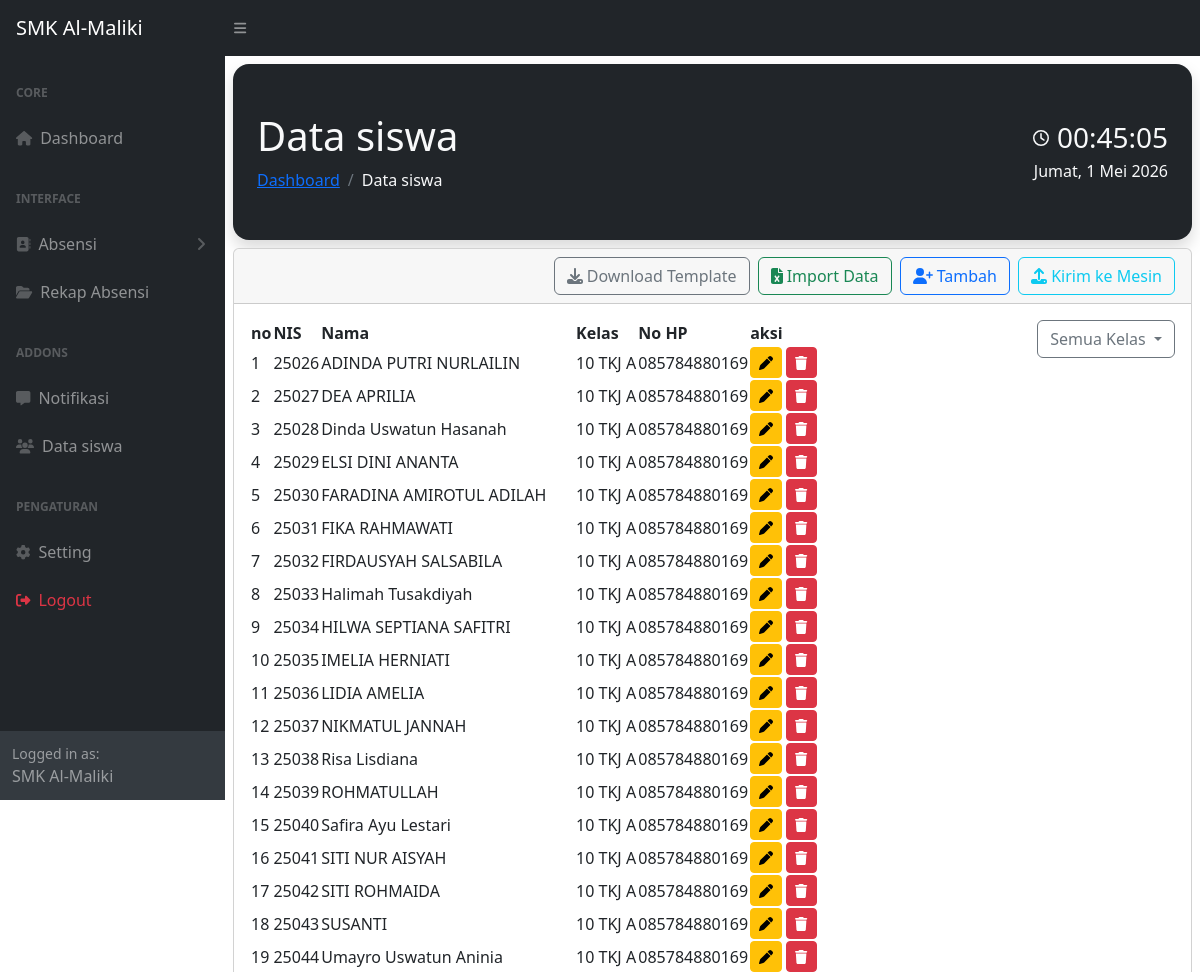
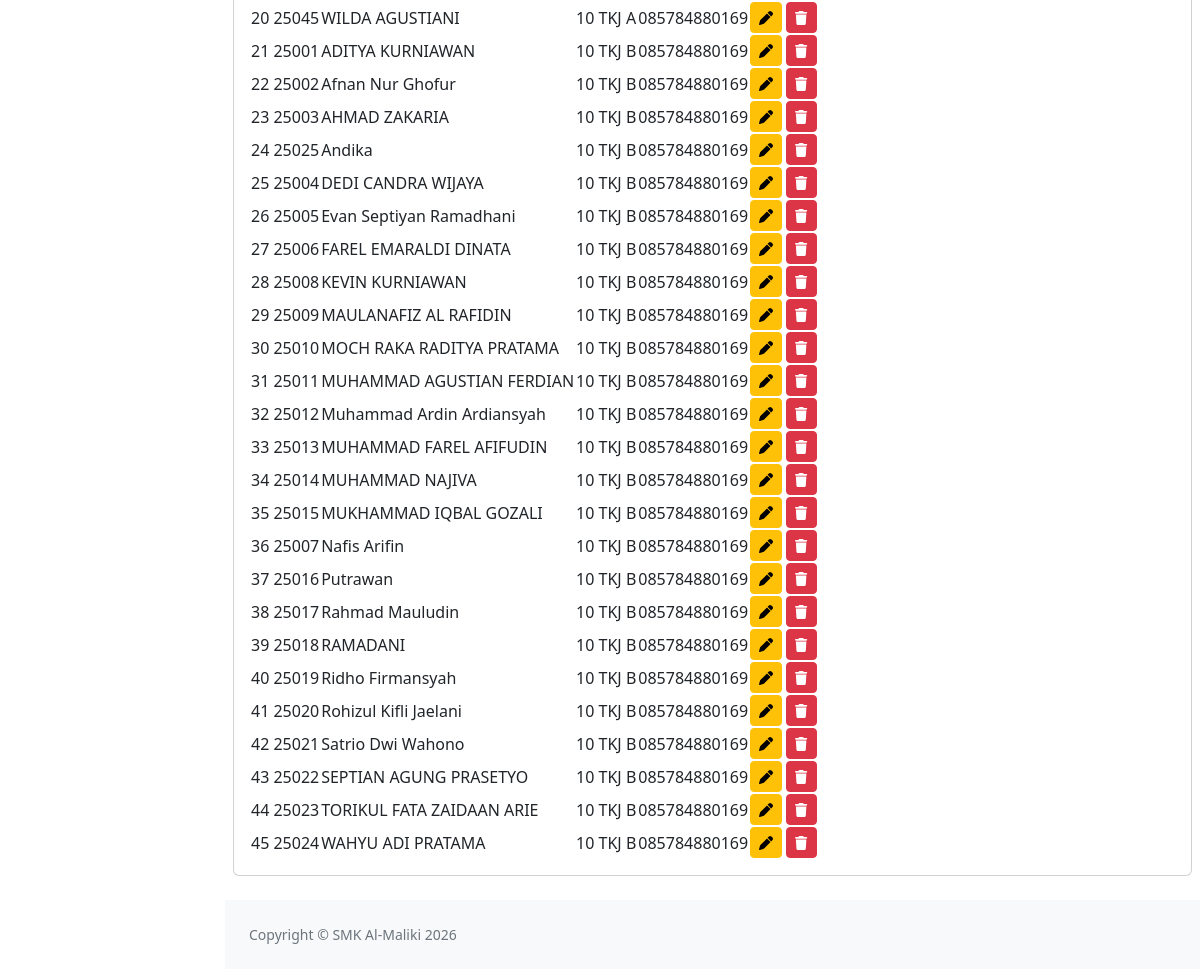
Page /data_siswa.php on the committed database (2 pictures, top to bottom).
### tables this page shows
CREATE TABLE `data` (
  `NIS` varchar(20) NOT NULL,
  `nama` varchar(25) NOT NULL,
  `kelas` varchar(10) NOT NULL,
  `no_hp` varchar(20) NOT NULL
);

### data_siswa.php (the view, shortened to what this page needs)
<?php
include "header.php";
include "sidebar.php";
?>
<!DOCTYPE html>
<html lang="en">
<head>
  <link
    href="https://cdn.jsdelivr.net/npm/simple-datatables@7.1.2/dist/style.min.css"
    rel="stylesheet" />
  <link href="css/styles.css" rel="stylesheet" />
</head>
<body class="sb-nav-fixed">
  <div id="layoutSidenav_content">
    <main>
      <div class="container-fluid px-2">
        <div class="card-body d-flex justify-content-between align-items-center p-4 bg-dark rounded-4 my-2 shadow">
          <div>
            <h1 class="mt-4  text-light">Data siswa</h1>
            <ol class="breadcrumb mb-4">
              <li class="breadcrumb-item "><a href="dashboard.php">Dashboard</a></li>
              <li class="breadcrumb-item active text-light">Data siswa</li>
            </ol>
          </div>
          <div class="text-end">
            <div class="d-flex align-items-center justify-content-end text-light fw-bold">
              <i class="far fa-clock me-2"></i>
              <h3 id="clock" class="mb-0">00:00:00</h3>
            </div>
            <div id="date" class="text-light fw-medium mt-1  ">Memuat Tanggal...</div>
          </div>
        </div>
        <div class="card mb-4">
          <div class="card-header">
            <button type="button" class="btn btn-outline-info float-end ms-2" onclick="kirimKeMesin()">
              <i class="fa-solid fa-upload"></i> Kirim ke Mesin
            </button>
            <button type="button" class="btn btn-outline-primary float-end ms-2" data-bs-toggle="modal" data-bs-target="#modalTambah">
              <i class="fa-solid fa-user-plus"></i> Tambah
            </button>
            <button type="button" class="btn btn-outline-success float-end" onclick="pilihFile()">
              <i class="fa-solid fa-file-excel"></i> Import Data
            </button>
            <a href="download_template.php" class="btn btn-outline-secondary float-end me-2">
              <i class="fa-solid fa-download"></i> Download Template
            </a>
          </div>
          <div class="card-body">
            <table id="datatablesSimple">
              <button type="button" class="btn btn-outline-secondary dropdown-toggle float-end " data-bs-toggle="dropdown" aria-expanded="false">
                <?= isset($_GET['kelas']) && $_GET['kelas'] != '' ? htmlspecialchars($_GET['kelas']) : 'Semua Kelas' ?>
              </button>
                <?php
                include "koneksi.php";
                ?>
              <thead>
                <tr>
                  <th>no</th>
                  <th>NIS</th>
                  <th>Nama</th>
                  <th>Kelas</th>
                  <th>No HP</th>
                  <th>aksi</th>
                </tr>
              </thead>
              <tbody>
                <?php
                $sql = "SELECT * FROM data";
                $sql .= " ORDER BY kelas ASC, nama ASC";
                $query = mysqli_query($koneksi, $sql);
                $no = 1;
                while ($dt_siswa = mysqli_fetch_array($query)) {
                ?>
                  <tr>
                    <td><?= $no++; ?></td>
                    <td><?= $dt_siswa['NIS']; ?></td>
                    <td><?= $dt_siswa['nama']; ?></td>
                    <td><?= $dt_siswa['kelas']; ?></td>
                    <td><?= $dt_siswa['no_hp']; ?></td>
                    <td>
                      <button type="button"
                        class="btn btn-warning btn-sm btn-edit"
                        data-id="<?php echo $dt_siswa['NIS']; ?>"
                        data-nama="<?php echo $dt_siswa['nama']; ?>"
                        data-kelas="<?php echo $dt_siswa['kelas']; ?>"
                        data-hp="<?php echo $dt_siswa['no_hp']; ?>">
                        <i class="fa-solid fa-pen"></i>
                      </button>
                      <button type="button"
                        class="btn btn-danger btn-sm"
                        onclick="konfirmasiHapus('<?= $dt_siswa['NIS']; ?>', this)">
                        <i class="fas fa-trash"></i>
                      </button>
                    </td>
                  </tr>
                <?php } ?>
              </tbody>
            </table>
          </div>
        </div>
      </div>
    </main>
    <footer class="py-4 bg-light mt-auto">
      <div class="container-fluid px-4">
        <div class="d-flex align-items-center justify-content-between small">
          <div class="text-muted">Copyright &copy; SMK Al-Maliki 2026</div>
        </div>
      </div>
  </div>
</body>
</html>

### rows in the picture
data: NIS "25026", nama "ADINDA PUTRI NURLAILIN", kelas "10 TKJ A", no_hp "085784880169"
data: NIS "25027", nama "DEA APRILIA", kelas "10 TKJ A", no_hp "085784880169"
data: NIS "25028", nama "Dinda Uswatun Hasanah", kelas "10 TKJ A", no_hp "085784880169"
data: NIS "25029", nama "ELSI DINI ANANTA", kelas "10 TKJ A", no_hp "085784880169"
data: NIS "25030", nama "FARADINA AMIROTUL ADILAH", kelas "10 TKJ A", no_hp "085784880169"
data: NIS "25031", nama "FIKA RAHMAWATI", kelas "10 TKJ A", no_hp "085784880169"
data: NIS "25032", nama "FIRDAUSYAH SALSABILA", kelas "10 TKJ A", no_hp "085784880169"
data: NIS "25033", nama "Halimah Tusakdiyah", kelas "10 TKJ A", no_hp "085784880169"
data: NIS "25034", nama "HILWA SEPTIANA SAFITRI", kelas "10 TKJ A", no_hp "085784880169"
data: NIS "25035", nama "IMELIA HERNIATI", kelas "10 TKJ A", no_hp "085784880169"
data: NIS "25036", nama "LIDIA AMELIA", kelas "10 TKJ A", no_hp "085784880169"
data: NIS "25037", nama "NIKMATUL JANNAH", kelas "10 TKJ A", no_hp "085784880169"
data: NIS "25038", nama "Risa Lisdiana", kelas "10 TKJ A", no_hp "085784880169"
data: NIS "25039", nama "ROHMATULLAH", kelas "10 TKJ A", no_hp "085784880169"
data: NIS "25040", nama "Safira Ayu Lestari", kelas "10 TKJ A", no_hp "085784880169"
data: NIS "25041", nama "SITI NUR AISYAH", kelas "10 TKJ A", no_hp "085784880169"
data: NIS "25042", nama "SITI ROHMAIDA", kelas "10 TKJ A", no_hp "085784880169"
data: NIS "25043", nama "SUSANTI", kelas "10 TKJ A", no_hp "085784880169"
data: NIS "25044", nama "Umayro Uswatun Aninia", kelas "10 TKJ A", no_hp "085784880169"
data: NIS "25045", nama "WILDA AGUSTIANI", kelas "10 TKJ A", no_hp "085784880169"
data: NIS "25001", nama "ADITYA KURNIAWAN", kelas "10 TKJ B", no_hp "085784880169"
data: NIS "25002", nama "Afnan Nur Ghofur", kelas "10 TKJ B", no_hp "085784880169"
data: NIS "25003", nama "AHMAD ZAKARIA", kelas "10 TKJ B", no_hp "085784880169"
data: NIS "25025", nama "Andika", kelas "10 TKJ B", no_hp "085784880169"
data: NIS "25004", nama "DEDI CANDRA WIJAYA", kelas "10 TKJ B", no_hp "085784880169"
data: NIS "25005", nama "Evan Septiyan Ramadhani", kelas "10 TKJ B", no_hp "085784880169"
data: NIS "25006", nama "FAREL EMARALDI DINATA", kelas "10 TKJ B", no_hp "085784880169"
data: NIS "25008", nama "KEVIN KURNIAWAN", kelas "10 TKJ B", no_hp "085784880169"
data: NIS "25009", nama "MAULANAFIZ AL RAFIDIN", kelas "10 TKJ B", no_hp "085784880169"
data: NIS "25010", nama "MOCH RAKA RADITYA PRATAMA", kelas "10 TKJ B", no_hp "085784880169"
data: NIS "25011", nama "MUHAMMAD AGUSTIAN FERDIAN", kelas "10 TKJ B", no_hp "085784880169"
data: NIS "25012", nama "Muhammad Ardin Ardiansyah", kelas "10 TKJ B", no_hp "085784880169"
data: NIS "25013", nama "MUHAMMAD FAREL AFIFUDIN", kelas "10 TKJ B", no_hp "085784880169"
data: NIS "25014", nama "MUHAMMAD NAJIVA", kelas "10 TKJ B", no_hp "085784880169"
data: NIS "25015", nama "MUKHAMMAD IQBAL GOZALI", kelas "10 TKJ B", no_hp "085784880169"
data: NIS "25007", nama "Nafis Arifin", kelas "10 TKJ B", no_hp "085784880169"
data: NIS "25016", nama "Putrawan", kelas "10 TKJ B", no_hp "085784880169"
data: NIS "25017", nama "Rahmad Mauludin", kelas "10 TKJ B", no_hp "085784880169"
data: NIS "25018", nama "RAMADANI", kelas "10 TKJ B", no_hp "085784880169"
data: NIS "25019", nama "Ridho Firmansyah", kelas "10 TKJ B", no_hp "085784880169"
data: NIS "25020", nama "Rohizul Kifli Jaelani", kelas "10 TKJ B", no_hp "085784880169"
data: NIS "25021", nama "Satrio Dwi Wahono", kelas "10 TKJ B", no_hp "085784880169"
data: NIS "25022", nama "SEPTIAN AGUNG PRASETYO", kelas "10 TKJ B", no_hp "085784880169"
data: NIS "25023", nama "TORIKUL FATA ZAIDAAN ARIE", kelas "10 TKJ B", no_hp "085784880169"
data: NIS "25024", nama "WAHYU ADI PRATAMA", kelas "10 TKJ B", no_hp "085784880169"
